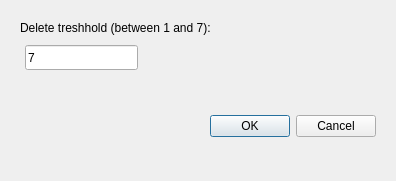
<?xml version="1.0" encoding="UTF-8"?>
<ui version="4.0">
 <class>Dialog</class>
 <widget class="QDialog" name="Dialog">
  <property name="windowModality">
   <enum>Qt::ApplicationModal</enum>
  </property>
  <property name="geometry">
   <rect>
    <x>0</x>
    <y>0</y>
    <width>396</width>
    <height>181</height>
   </rect>
  </property>
  <property name="windowTitle">
   <string>Delete duplicates flights</string>
  </property>
  <property name="windowIcon">
   <iconset resource="../resources.qrc">
    <normaloff>:/icons/icons/emblem-important.png</normaloff>:/icons/icons/emblem-important.png</iconset>
  </property>
  <property name="modal">
   <bool>true</bool>
  </property>
  <widget class="QDialogButtonBox" name="buttonBox">
   <property name="geometry">
    <rect>
     <x>35</x>
     <y>110</y>
     <width>341</width>
     <height>32</height>
    </rect>
   </property>
   <property name="orientation">
    <enum>Qt::Horizontal</enum>
   </property>
   <property name="standardButtons">
    <set>QDialogButtonBox::Cancel|QDialogButtonBox::Ok</set>
   </property>
  </widget>
  <widget class="QLabel" name="label">
   <property name="geometry">
    <rect>
     <x>20</x>
     <y>20</y>
     <width>221</width>
     <height>16</height>
    </rect>
   </property>
   <property name="text">
    <string>Delete treshhold (between 1 and 7):</string>
   </property>
  </widget>
  <widget class="QLineEdit" name="treshholdEdit">
   <property name="geometry">
    <rect>
     <x>25</x>
     <y>45</y>
     <width>113</width>
     <height>25</height>
    </rect>
   </property>
   <property name="text">
    <string>7</string>
   </property>
  </widget>
 </widget>
 <resources>
  <include location="../resources.qrc"/>
 </resources>
 <connections>
  <connection>
   <sender>buttonBox</sender>
   <signal>accepted()</signal>
   <receiver>Dialog</receiver>
   <slot>accept()</slot>
   <hints>
    <hint type="sourcelabel">
     <x>248</x>
     <y>254</y>
    </hint>
    <hint type="destinationlabel">
     <x>157</x>
     <y>274</y>
    </hint>
   </hints>
  </connection>
  <connection>
   <sender>buttonBox</sender>
   <signal>rejected()</signal>
   <receiver>Dialog</receiver>
   <slot>reject()</slot>
   <hints>
    <hint type="sourcelabel">
     <x>316</x>
     <y>260</y>
    </hint>
    <hint type="destinationlabel">
     <x>286</x>
     <y>274</y>
    </hint>
   </hints>
  </connection>
 </connections>
</ui>
